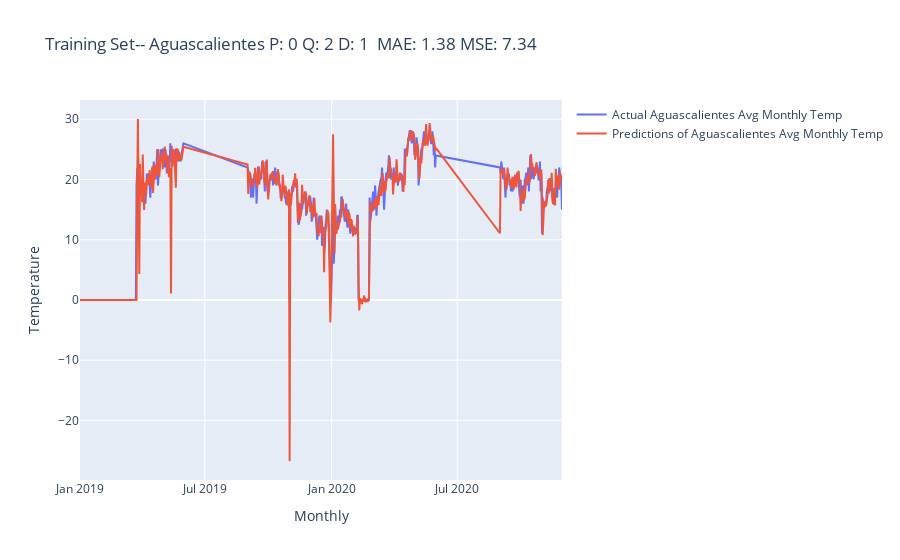
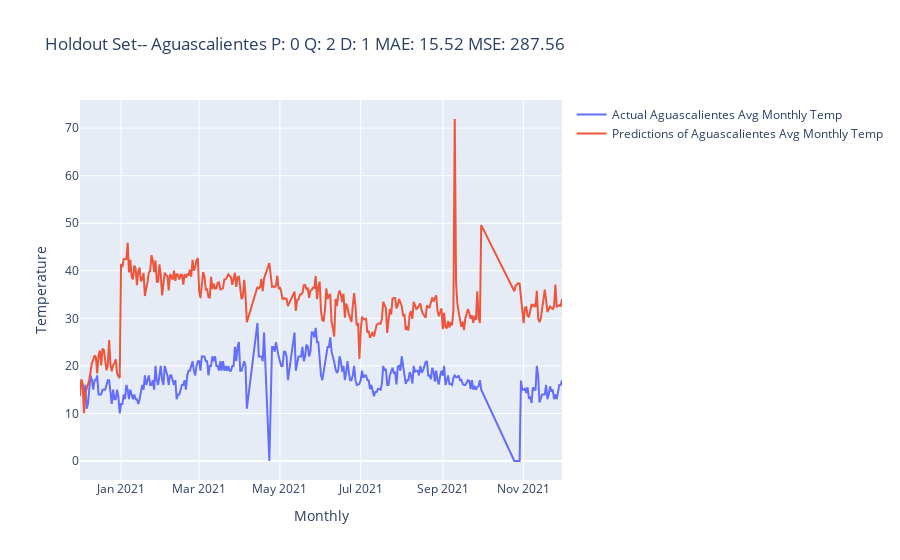
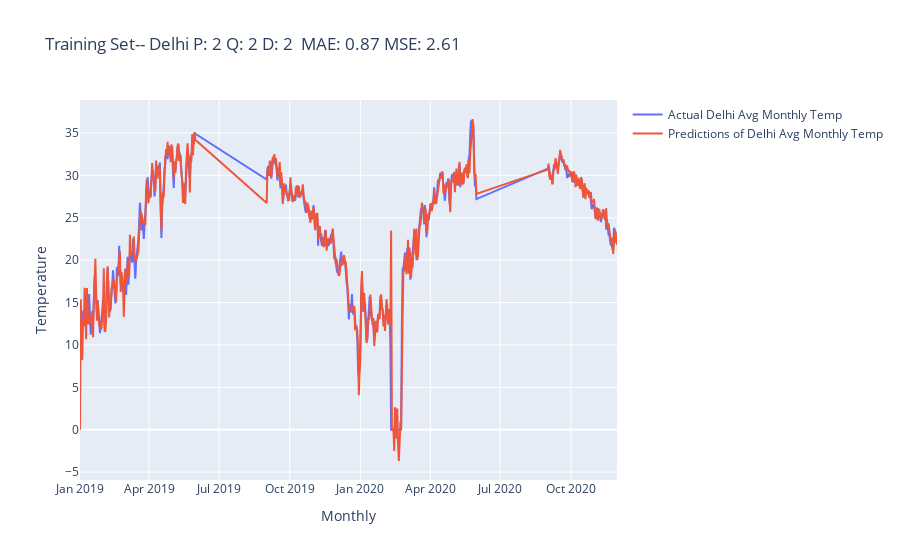
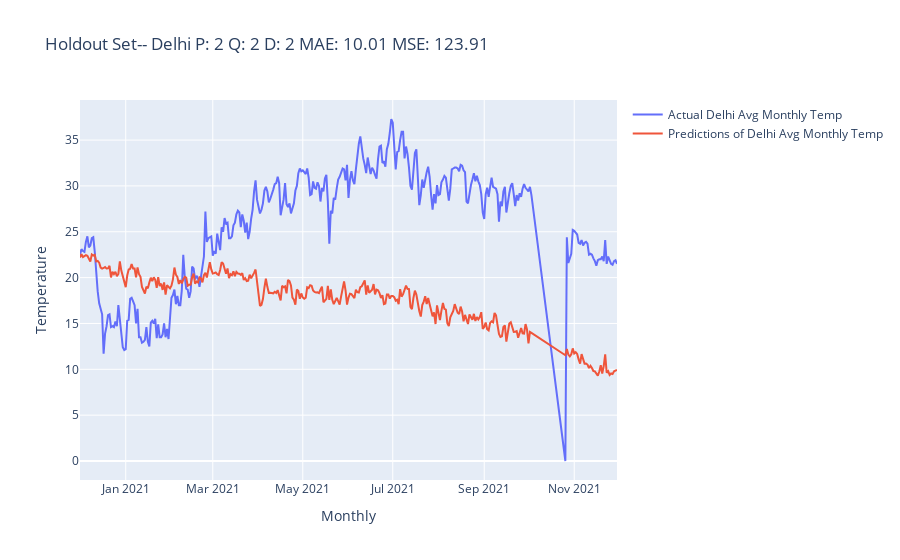

Notebook cell for these charts, in order:
### Markdown cell above
Below we are graphing the resutls of the five cities.

### Code cell
from IPython.core.display import display, HTML
display(HTML("<style>div.output_scroll { height: 600em; }</style>"))
import os

if not os.path.exists("images"):
    os.mkdir("images")
    
for k, v in results.items():
    train, test, valid = get_test_train_valid(k)
    
    p, q, d = v[0]

    model = pd.concat([train, valid])
    model['Predictions'] = v[3].forecasts[0]
    x, y = model['Predictions'], model['temperature']
    r2  = r2_score(x, y)
    mse = mean_squared_error(x, y)
    mae = mean_absolute_error(x, y)
    layout = dict(title = f'Training Set-- {k} P: {p} Q: {q} D: {d}  MAE: {round(mae, 2)} MSE: {round(mse, 2)}',
          xaxis=dict(title='Monthly'),
          yaxis=dict(title='Temperature'))
    
    fig = plot(model, k, layout)
    fig.show()
    p, q, d = v[0]
    test['Predictions'] = v[-1]
    
    x, y = test['Predictions'], test['temperature']
    r2  = r2_score(x, y)
    mse = mean_squared_error(x, y)
    mae = mean_absolute_error(x, y)
    
    layout = dict(title = f'Holdout Set-- {k} P: {p} Q: {q} D: {d} MAE: {round(mae, 2)} MSE: {round(mse, 2)}',
              xaxis=dict(title='Monthly'),
              yaxis=dict(title='Temperature'))
    
    fig = plot(test, k, layout)
    #fig.write_image(f"images/holdout_{k}_p{p}_q{q}_d{d}.png")
    fig.show()

### Figure 1 — Plotly figure (JSON) as saved in the notebook; plotly's stock layout.template omitted (floating-point values rounded to 4 significant figures; data arrays with more than 128 entries replaced by an {"elided": "..."} marker saying what was removed)
{"data": [{"name": "Actual Aguascalientes Avg Monthly Temp", "type": "scatter", "x": {"elided": "513 str values"}, "y": {"elided": "513 float values"}}, {"name": "Predictions of Aguascalientes Avg Monthly Temp", "type": "scatter", "x": {"elided": "513 str values"}, "y": {"elided": "513 float values"}}], "layout": {"title": {"text": "Training Set-- Aguascalientes P: 0 Q: 2 D: 1  MAE: 1.38 MSE: 7.34"}, "xaxis": {"title": {"text": "Monthly"}}, "yaxis": {"title": {"text": "Temperature"}}}}

### Figure 2 — Plotly figure (JSON) as saved in the notebook; plotly's stock layout.template omitted (floating-point values rounded to 4 significant figures; data arrays with more than 128 entries replaced by an {"elided": "..."} marker saying what was removed)
{"data": [{"name": "Actual Aguascalientes Avg Monthly Temp", "type": "scatter", "x": {"elided": "326 str values"}, "y": {"elided": "326 float values"}}, {"name": "Predictions of Aguascalientes Avg Monthly Temp", "type": "scatter", "x": {"elided": "326 str values"}, "y": {"elided": "326 float values"}}], "layout": {"title": {"text": "Holdout Set-- Aguascalientes P: 0 Q: 2 D: 1 MAE: 15.52 MSE: 287.56"}, "xaxis": {"title": {"text": "Monthly"}}, "yaxis": {"title": {"text": "Temperature"}}}}

### Figure 3 — Plotly figure (JSON) as saved in the notebook; plotly's stock layout.template omitted (floating-point values rounded to 4 significant figures; data arrays with more than 128 entries replaced by an {"elided": "..."} marker saying what was removed)
{"data": [{"name": "Actual Delhi Avg Monthly Temp", "type": "scatter", "x": {"elided": "515 str values"}, "y": {"elided": "515 float values"}}, {"name": "Predictions of Delhi Avg Monthly Temp", "type": "scatter", "x": {"elided": "515 str values"}, "y": {"elided": "515 float values"}}], "layout": {"title": {"text": "Training Set-- Delhi P: 2 Q: 2 D: 2  MAE: 0.87 MSE: 2.61"}, "xaxis": {"title": {"text": "Monthly"}}, "yaxis": {"title": {"text": "Temperature"}}}}

### Figure 4 — Plotly figure (JSON) as saved in the notebook; plotly's stock layout.template omitted (floating-point values rounded to 4 significant figures; data arrays with more than 128 entries replaced by an {"elided": "..."} marker saying what was removed)
{"data": [{"name": "Actual Delhi Avg Monthly Temp", "type": "scatter", "x": {"elided": "343 str values"}, "y": {"elided": "343 float values"}}, {"name": "Predictions of Delhi Avg Monthly Temp", "type": "scatter", "x": {"elided": "343 str values"}, "y": {"elided": "343 float values"}}], "layout": {"title": {"text": "Holdout Set-- Delhi P: 2 Q: 2 D: 2 MAE: 10.01 MSE: 123.91"}, "xaxis": {"title": {"text": "Monthly"}}, "yaxis": {"title": {"text": "Temperature"}}}}
